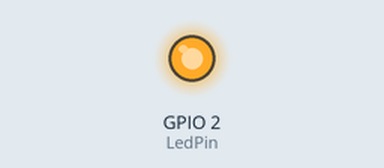
Bench run of a sketch on a simulated ESP8266 (NodeMCU). Parts: output pins drawn as LEDs (lit = HIGH). WiFi joins after 1.5 s; servers stay silent unless stated; what the sketch prints to the serial monitor is not drawn.

Above: at 5.9 s.
At 13.0 s:
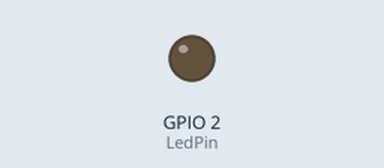
Timing chart, 0 to 24.9 s (numbered marks = the images above):
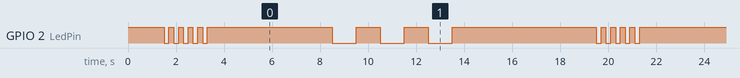

The sketch:

Blink10and2.ino
```cpp
#include <ESP8266WiFi.h>

int LedPin = 2;

// WiFi details
const char* ssid = "Chireka";
const char* password = "Pf68630..@";

// Function to blink LED
void blinkLED(int times, int speedDelay) {
  for (int i = 0; i < times; i++) {

    digitalWrite(LedPin, LOW);
    delay(speedDelay);

    digitalWrite(LedPin, HIGH);  // OFF
    delay(speedDelay);
  }
}

void setup() {
  pinMode(LedPin, OUTPUT);

  digitalWrite(LedPin, HIGH);

  Serial.begin(115200);

  Serial.println("\nConnecting to WiFi...");

  WiFi.begin(ssid, password);

  while (WiFi.status() != WL_CONNECTED) {
    delay(500);
    Serial.print(".");
  }

  Serial.println("\nWiFi connected!");
  Serial.print("IP address: ");
  Serial.println(WiFi.localIP());
}

void loop() {

  // Blink 5 times
  blinkLED(5, 200);

  // Wait 5 seconds
  delay(5000);

  // Blink 2 times
  blinkLED(3, 1000);

  // Wait 5 seconds
  delay(5000);
}
```

Measured:
- by itself, GPIO 2 (LedPin): repeats every 18.0 s: 4 × (HIGH 0.20 s, LOW 0.20 s), HIGH 5.2 s, 2 × (LOW 1.0 s, HIGH 1.0 s), LOW 1.0 s, HIGH 6.0 s, LOW 0.20 s
- by itself, everything shown: repeats every 18.0 s, in 16 steps
